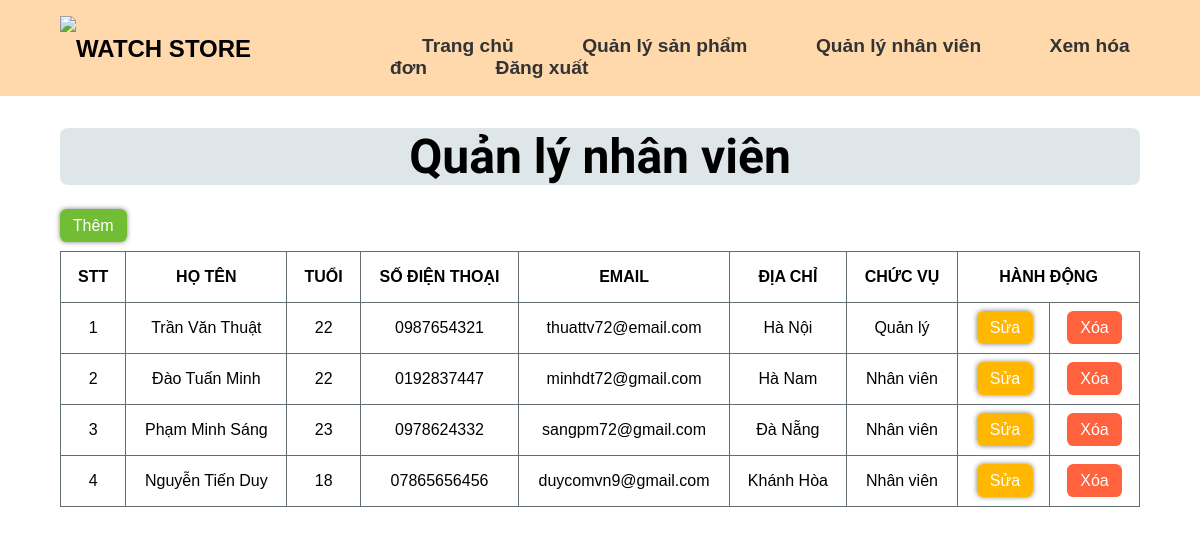
The page /admin-employee.php on the database as committed earlier.
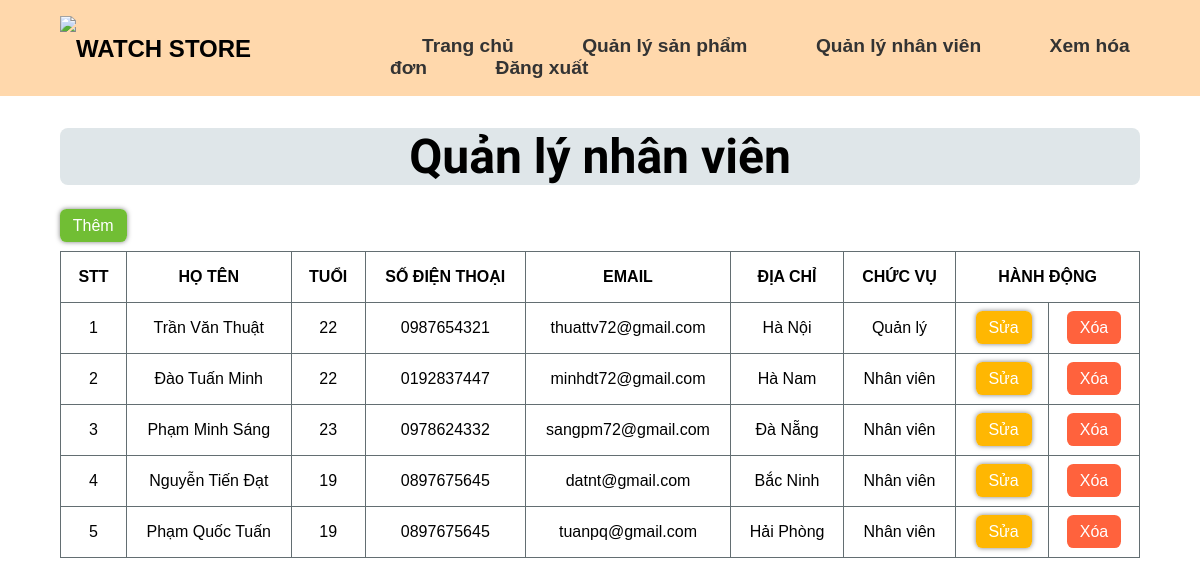
The same page on the database as committed later.
### tables this page shows
CREATE TABLE `tbl_employee` (
  `id` int(10) UNSIGNED NOT NULL,
  `name` varchar(50) NOT NULL,
  `age` int(11) NOT NULL,
  `number` varchar(20) NOT NULL,
  `email` varchar(50) NOT NULL,
  `address` varchar(200) NOT NULL,
  `position` varchar(50) NOT NULL
);

### admin-employee.php (the view, shortened to what this page needs)
<?php
    include("db.php");
    include("admin-header.php");
?>
    <h1 class="main-title font-eph">Quản lý nhân viên</h1>
    <a class="add" href="admin-add-employee.php">Thêm</a>
    <table>
        <thead>
            <th>STT</th>
            <th>HỌ TÊN</th>
            <th>TUỔI</th>
            <th>SỐ ĐIỆN THOẠI</th>
            <th>EMAIL</th>
            <th>ĐỊA CHỈ</th>
            <th>CHỨC VỤ</th>
            <th colspan="2">HÀNH ĐỘNG</th>
        </thead>
        <tbody>
            <?php
                    $sql = "SELECT * FROM tbl_employee";
                    $result = mysqli_query($conn,$sql);
                    if(mysqli_num_rows($result) > 0){
                        $i = 1;
                        while($row = mysqli_fetch_assoc($result)){
                ?>
                    <tr>
                        <td><?php echo $i ?></td>
                        <td><?php echo $row['name']; ?></td>
                        <td><?php echo $row['age']; ?></td>
                        <td><?php echo $row['number']; ?></td>
                        <td><?php echo $row['email']; ?></td>
                        <td><?php echo $row['address']; ?></td>
                        <td><?php echo $row['position']; ?></td>
                        <td><a class="edit" href="admin-change-employee.php?id=<?php echo $row['id']; ?>">Sửa</a></td>
                        <td><a class="delete" onclick="del()" href="admin-delete-employee.php?id=<?php echo $row['id']; ?>">Xóa</a></td>
                    </tr>
                <?php
                        $i++;
                        }
                    }
                ?>
        </tbody>
    </table>
</body>
</html>

### admin-header.php (shortened to what this page needs)
<!DOCTYPE html>
<html lang="en">
<head>
    <link rel="stylesheet" href="https://cdnjs.cloudflare.com/ajax/libs/font-awesome/6.0.0-beta2/css/all.min.css" />
    <link rel="stylesheet" href="assets/styles/style.css">
</head>
<body>
    <div id="header" class="header">
        <img src="./assets/images/header.png" alt="" class="header-bg">
        <div class="header-logo">
            <img src="https://img.icons8.com/external-kiranshastry-lineal-kiranshastry/64/000000/external-watch-interface-kiranshastry-lineal-kiranshastry.png"/>
            <h1 class="logo-title">WATCH STORE</h1>
        </div>
        <div class="header-navbar">
            <ul class="ul-navbar">
                <li><a href="admin-index.php">Trang chủ</a></li>
                <li><a href="admin-product.php">Quản lý sản phẩm</a></li>
                <li><a href="admin-employee.php">Quản lý nhân viên</a></li>
                <li><a href="admin-bill.php">Xem hóa đơn</a></li>
                <li><a href="index.php">Đăng xuất</a></li>
            </ul>
        </div>
    </div>

### assets/styles/style.css (style rules this page uses)
* { padding: 0; margin: 0; box-sizing: border-box; }
html { scroll-behavior: smooth; font-family: Helvetica, Arial, sans-serif; }
.font-eph { font-family: 'Ephesis', cursive; }
.header { height: 6rem; display: flex; justify-content: space-between; position: fixed; top:0; width:100%; }
.header-bg { position: absolute; height: 6rem; width: 100%; opacity: 0.6; z-index: 1; }
.header-logo { margin: 1rem 5%; display: flex; flex:1; z-index:2; }
.logo-title { padding-top: 1.2rem; font-size: 1.5rem; }
.header-navbar { flex:3; z-index:2; }
.ul-navbar { list-style-type: none; margin-top: 2.2rem; }
.ul-navbar li { display: inline; padding: 0 2rem; }
.ul-navbar a { text-decoration: none; font-size: 1.2rem; font-weight: bold; color:#333; }
.main-title { margin: 8rem 5% 2rem 5%; text-align: center; font-size: 3rem; background-color: #dfe6e9; border-radius: 0.5rem; }
.add , .edit, .delete { color: #fff; text-decoration: none; border-radius: 0.4rem; padding: 0.5rem 0.8rem; }
.add { background-color: #71be34; margin: 0 0 2rem 5%; box-shadow: 0 0 5px rgba(0,0,0,0.5); border: none; }
.edit { background-color: #ffb702; margin: 0 0 2rem 5%; box-shadow: 0 0 5px rgba(0,0,0,0.5); border: none; }
.delete { background-color: #ff623d; }
table ,td , th { border: 1px solid #636e72; }
table { border-collapse: collapse; width: 90%; margin: 1rem 5%; }
td,th { padding: 1rem; text-align: center; }

Rows that differ between the two databases and show on the page:
removed tbl_employee: name "Nguyễn Tiến Duy", age "18", number "07865656456", email "duycomvn9@gmail.com", address "Khánh Hòa", position "Nhân viên"
changed tbl_employee "Trần Văn Thuật": email "thuattv72@email.com" → "thuattv72@gmail.com"
added tbl_employee: name "Nguyễn Tiến Đạt", age "19", number "0897675645", email "datnt@gmail.com", address "Bắc Ninh", position "Nhân viên"
added tbl_employee: name "Phạm Quốc Tuấn", age "19", number "0897675645", email "tuanpq@gmail.com", address "Hải Phòng", position "Nhân viên"
